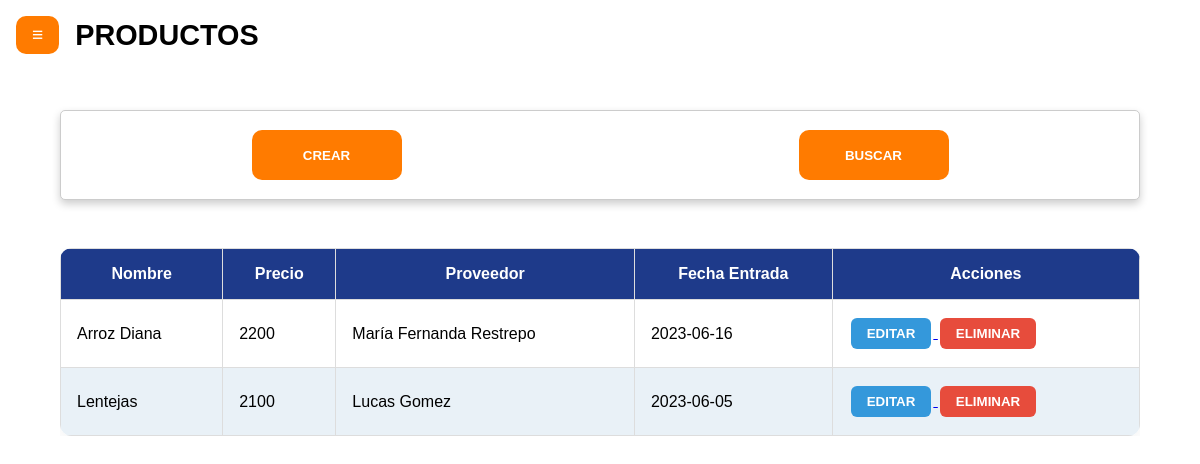
/InvetarioTiendaMF/productos.php, run on an earlier commit of the app's database.
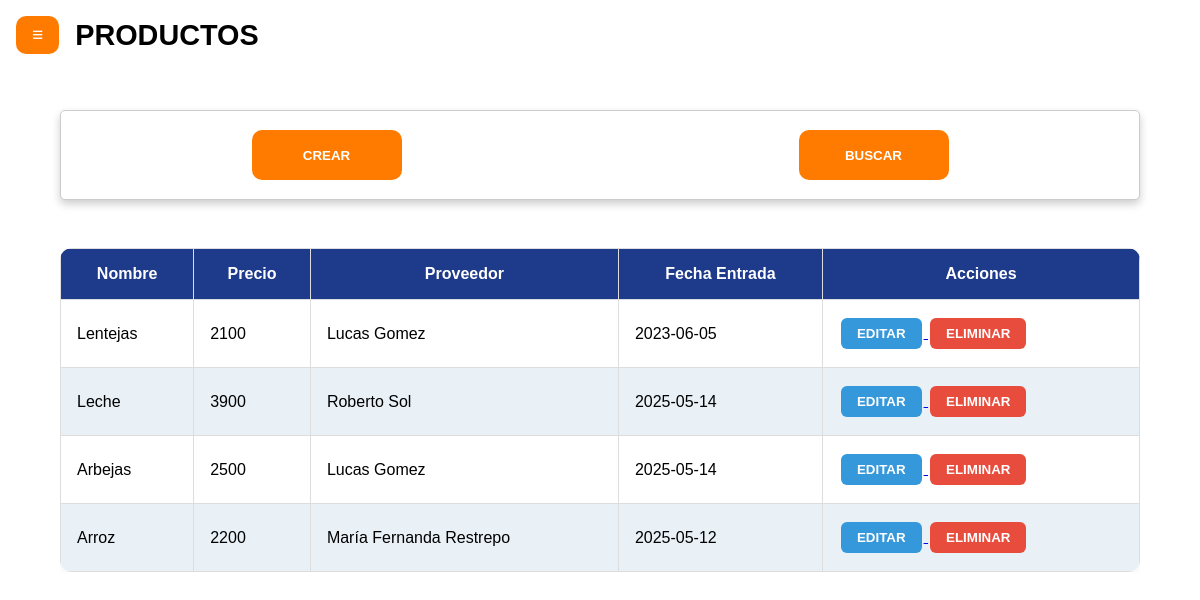
And on a later commit of the database.
### tables this page shows
CREATE TABLE `producto` (
  `produ_id` int(11) NOT NULL,
  `produ_nombre` varchar(30) NOT NULL,
  `produ_precio` int(11) NOT NULL,
  `prov_id` int(11) NOT NULL,
  `fech_entrada` date DEFAULT NULL,
  `cantidad` int(11) NOT NULL DEFAULT 0
);

CREATE TABLE `proveedor` (
  `prov_id` int(11) NOT NULL,
  `prov_nombre` varchar(30) NOT NULL,
  `prov_tel` varchar(30) NOT NULL
);

### InvetarioTiendaMF/productos.php (the view, shortened to what this page needs)
<?php
include 'db.php';
?>
<!DOCTYPE html>
<html lang="es">
<head>
    <link rel="stylesheet" href="style.css">
</head>
<body class="fondo-personalizado">
    <div class="barra-superior">
        <div class="menu-btn">
            <button onclick="location.href='menu.php'">≡</button>
        </div>
        <div class="titulo">
            <label><b>PRODUCTOS</b></label>
        </div>
    </div>
    <div class="acciones">
        <div class="buttons-act">
            <button onclick="location.href='crearprodu.php'">CREAR</button>
            <button onclick="location.href='buscarprodu.php'">BUSCAR</button>
        </div>
    </div>
    <?php
    $sql = "SELECT p.produ_id, p.produ_nombre, p.produ_precio, p.fech_entrada, pr.prov_nombre FROM producto p JOIN proveedor pr ON p.prov_id = pr.prov_id";
    $resultado = $conexion->query($sql);
    ?>
    <div class="table-container">
        <table class="tabla">
            <thead>
                <tr>
                    <th>Nombre</th>
                    <th>Precio</th>
                    <th>Proveedor</th>
                    <th>Fecha Entrada</th>
                    <th>Acciones</th>
                </tr>
            </thead>
            <tbody>
                <?php while ($fila = $resultado->fetch_assoc()) { ?>
                    <tr>
                        <td><?php echo htmlspecialchars($fila['produ_nombre']); ?></td>
                        <td><?php echo htmlspecialchars($fila['produ_precio']); ?></td>
                        <td><?php echo htmlspecialchars($fila['prov_nombre']); ?></td>
                        <td><?php echo htmlspecialchars($fila['fech_entrada']); ?></td>
                        <td>
                            <a href="actualizarprodu.php?id=<?php echo urlencode($fila['produ_id']); ?>">
                                <button class="btn-editar">EDITAR</button>
                            </a>
                            <form method="post" style="display:inline;">
                                <button type="submit" name="eliminar" class="btn-eliminar" onclick="return confirm('¿Estás seguro de que deseas eliminar este producto?');">ELIMINAR</button>
                            </form>
                        </td>
                    </tr>
                <?php } ?>
            </tbody>
        </table>
    </div>
</body>
</html>

### InvetarioTiendaMF/style.css (style rules this page uses)
* { margin: 0; padding: 0; box-sizing: border-box; font-family: "Poppins", sans-serif; }
body { height: 100vh; }
body.fondo-personalizado { margin: 0; font-family: Arial, sans-serif; background-color: #ffffff; color: rgb(0, 0, 0); }
.barra-superior { display: flex; align-items: center; padding: 1rem; }
.menu-btn button { background-color: #ff7b00; color: white; font-size: 1.2rem; padding: 0.5rem 1rem; border: none; border-radius: 10px; cursor: pointer; }
.titulo { margin-left: 1rem; font-size: 1.8rem; font-weight: bold; }
.acciones { display: flex; justify-content: center; align-items: center; }
.buttons-act { display: flex; justify-content: space-around; background-color: #ffffff; width: 90%; border: 1px solid #ccc; border-radius: 5px; box-shadow: 0 4px 8px rgba(0, 0, 0, 0.2); height: 90px; align-items: center; gap: 1rem; margin-top: 40px; }
.acciones button { background-color: #ff7b00; color: white; padding: 0.6rem 1.2rem; border: none; border-radius: 10px; font-weight: bold; cursor: pointer; width: 150px; height: 50px; transition: background-color 0.3s; }
.table-container { width: 90%; margin: 3rem auto; overflow-x: auto; }
.tabla { width: 100%; border-collapse: collapse; background-color: white; border-radius: 12px; box-shadow: 0 4px 15px rgba(0, 0, 0, 0.05); overflow: hidden; }
.tabla th, .tabla td { border: 1px solid #ddd; padding: 1rem; text-align: left; }
.tabla th { background-color: #1e3a8a; color: white; text-align: center; }
.tabla tr:nth-child(even) { background-color: #e9f1f7; }
.btn-editar, .btn-eliminar { padding: 8px 16px; border: none; border-radius: 6px; font-weight: bold; cursor: pointer; transition: background-color 0.3s ease; margin: 2px; }
.btn-editar { background-color: #3498db; color: white; }
.btn-eliminar { background-color: #e74c3c; color: white; }

What changed in the data, as far as the page shows it:
removed producto: produ_nombre "Arroz Diana", produ_precio "2200", prov.prov_nombre "María Fernanda Restrepo", fech_entrada "2023-06-16"
added producto: produ_nombre "Leche", produ_precio "3900", prov.prov_nombre "Roberto Sol", fech_entrada "2025-05-14"
added producto: produ_nombre "Arbejas", produ_precio "2500", prov.prov_nombre "Lucas Gomez", fech_entrada "2025-05-14"
added producto: produ_nombre "Arroz", produ_precio "2200", prov.prov_nombre "María Fernanda Restrepo", fech_entrada "2025-05-12"
